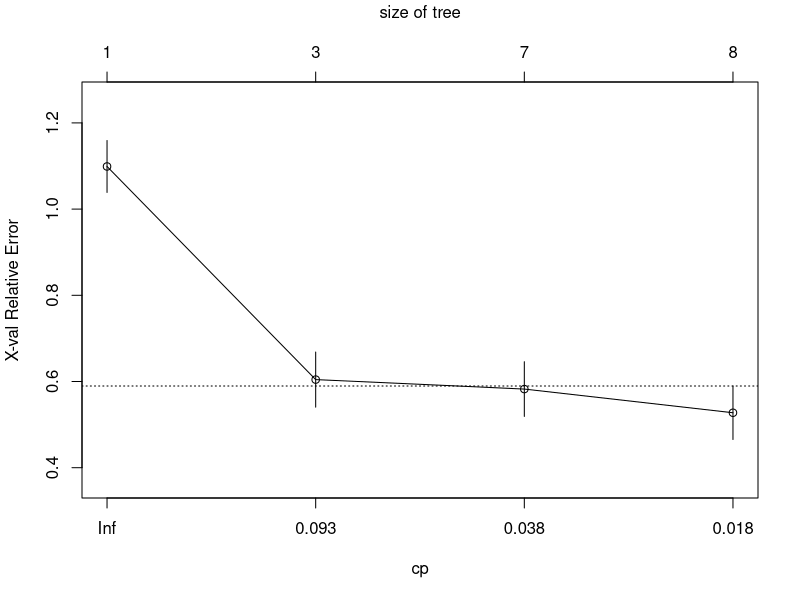
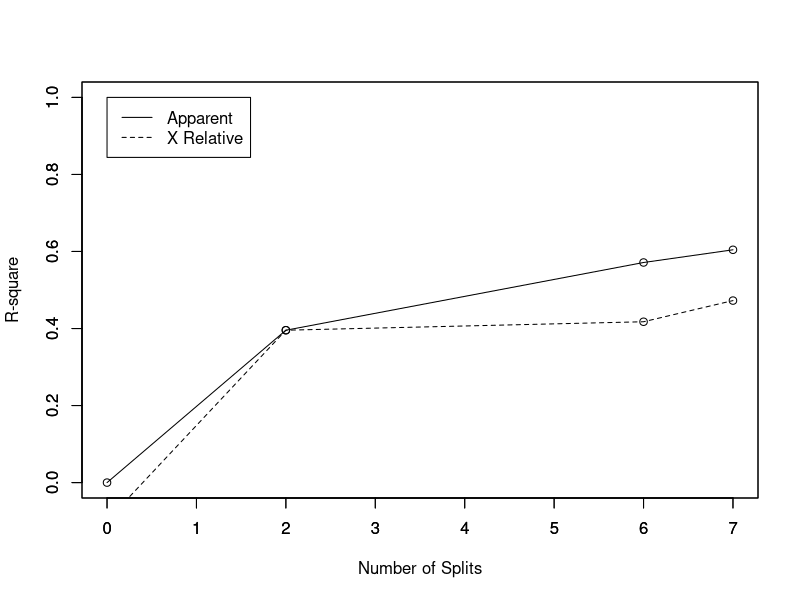
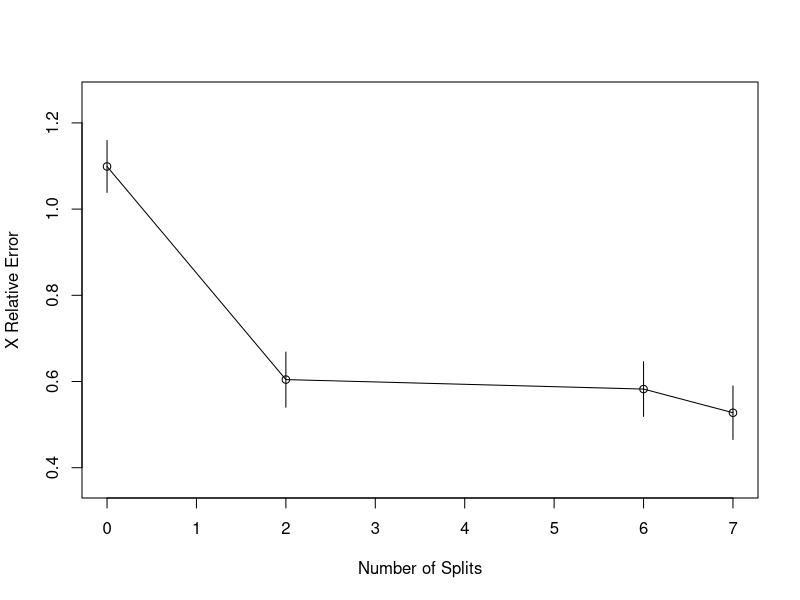
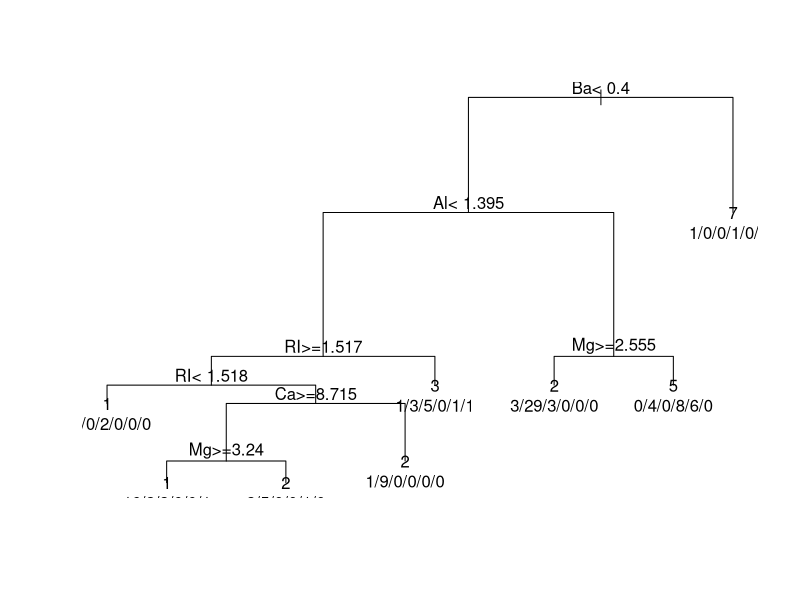
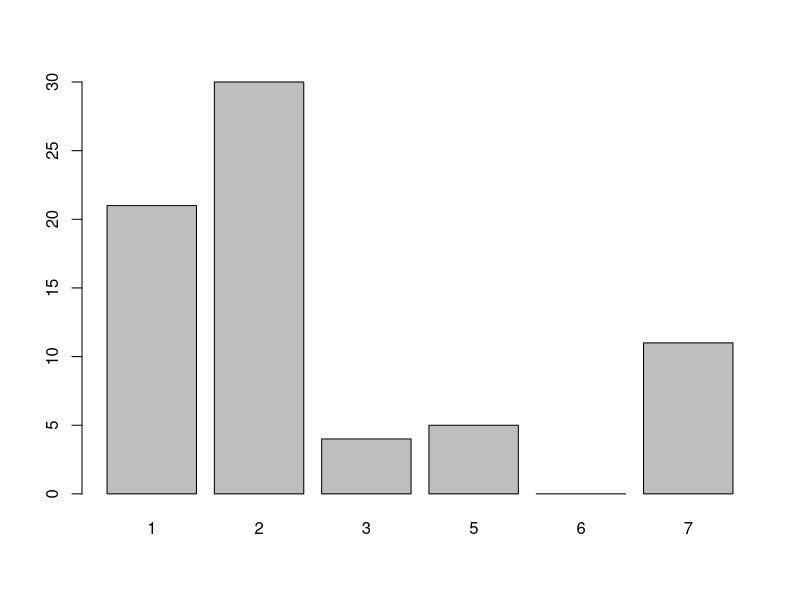

These charts were generated, in order, by the following R code:
library(e1071)
library(rpart)
data(Glass, package="mlbench")
index <- 1:nrow(Glass)
testindex <- sample(index, trunc(length(index)/3))
testset <- Glass[testindex,]
trainset <- Glass[-testindex,]
rpart.model <- rpart(Type ~ ., data = trainset)
rpart.pred <- predict(rpart.model, testset[,-10], type = "class")
printcp(rpart.model)
plotcp(rpart.model)

rsq.rpart(rpart.model)
print(rpart.model)

plot(rpart.model,compress=TRUE)
text(rpart.model, use.n=TRUE)
plot(rpart.pred)



#help(rpart)
#help(e1071) ?? 
